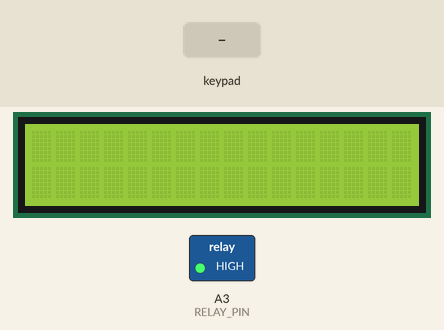
Recording of a sketch running on a simulated Arduino Uno, built with avr-gcc and run on an emulated ATmega328P. Shown: 16×2 character LCD, switched loads named in the sketch (green lamp = pin HIGH). The test bench sets the inputs (shaded band).

Above: at 1.2 s.
1.3 s: keypad keys 3 2 4 2 pressed 0.4 s apart
At 3.6 s:
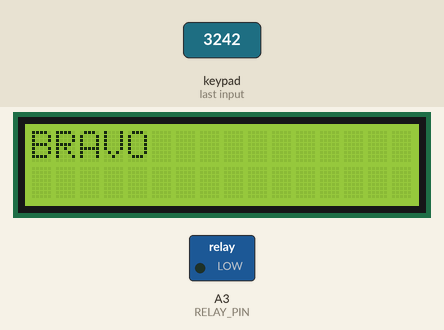
5.9 s: key '*' pressed
At 8.72 s:
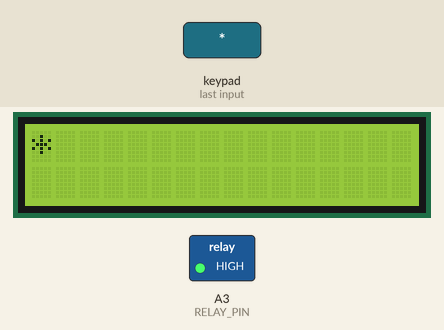
8.9 s: key '#' pressed
At 9.2 s:
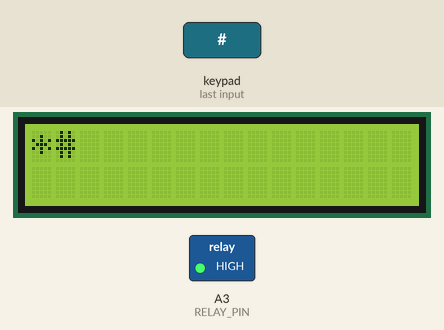
10.4 s: keypad keys 3 2 4 2 # pressed 0.4 s apart
At 12.7 s:
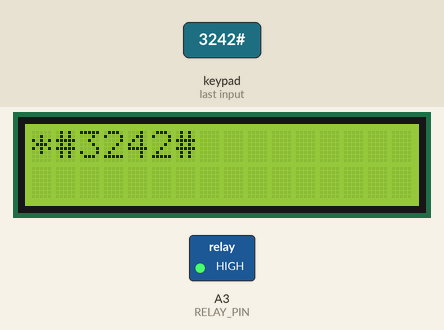
13.9 s: key 'A' pressed
At 14.4 s:
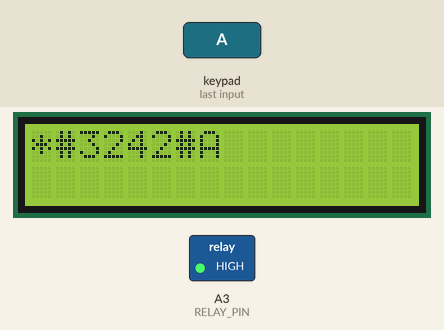
15.4 s: keypad keys 3 2 4 2 * pressed 0.4 s apart
At 17.8 s:
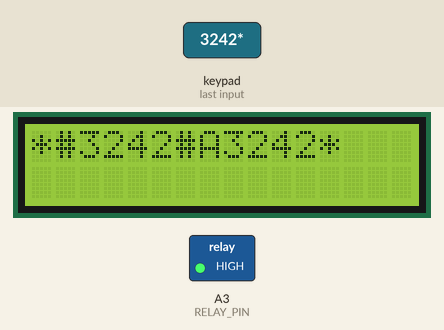
Timing chart, 0 to 19.3 s (numbered marks = the images above; inputs shaded):
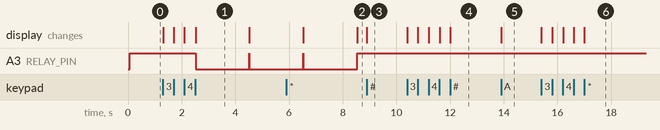

The sketch:

SolenoidWithPassword.ino
```cpp
#include <Key.h>
#include <Keypad.h>
#include <LiquidCrystal_I2C.h>
LiquidCrystal_I2C lcd(0x27,16,2);

const byte ROWS = 4;
const byte COLS = 4;

const int RELAY_PIN = A3; //Solenoid Lock

char hexaKeys[ROWS][COLS] = {
  {'1', '4', '7', '*'},
  {'2', '5', '8', '0'},
  {'3', '6', '9', '#'},
  {'A', 'B', 'C', 'D'}
};

byte rowPins[ROWS] = {9, 8, 7, 6};
byte colPins[COLS] = {5, 4, 3, 2};

Keypad customKeypad = Keypad(makeKeymap(hexaKeys), rowPins, colPins, ROWS, COLS);

char password[]= {'3', '2', '4', '2'};
char entered[4];
int pos = 0;

boolean passwordCheck(){
  for (int i = 0;  i < 4; i++){
    if( entered[i] != password[i] ){
      return false;
    }
  }
  return true;
}

void setup(){
  Serial.begin(9600);
  lcd.init();
  lcd.backlight();

  pinMode(RELAY_PIN, OUTPUT);
  digitalWrite(RELAY_PIN,HIGH);

}

void loop(){
  char customKey = customKeypad.getKey();

  if (customKey){
    lcd.print(customKey);
    entered[pos] = customKey;
    pos++;
  }

  if (pos==4){
    if( passwordCheck()){
      lcd.clear();
      lcd.print("BRAVO");
      digitalWrite(RELAY_PIN, LOW);  // Bounce out
      delay(2000);
      digitalWrite(RELAY_PIN, HIGH); // Lock in
    }
    else{
      lcd.clear();
      lcd.print("ERREUR");
      delay(3000);
    }
    lcd.clear();
    entered[4]={};
  }
}
```

Measured:
- after the input at 1.3 s, A3 (RELAY_PIN): HIGH → LOW after 1.2 s, → HIGH 2.0 s later, → LOW 0.01 s later; the display: first changes at once (image 1 shows a later state)
- after the input at 5.9 s, A3 (RELAY_PIN): goes on until 8.5 s, then stays HIGH; the display: first differs from a run without the input after 2.6 s (image 2)
- after the input at 8.9 s, the display: changes at once (image 3)
- after the input at 10.4 s, the display: first changes at once (image 4 shows a later state)
- after the input at 13.9 s, the display: changes at once (image 5)
- after the input at 15.4 s, the display: first changes at once (image 6 shows a later state)
- what the display in image 1 shows lasts 2.0 s, from 2.5 s to 4.5 s
